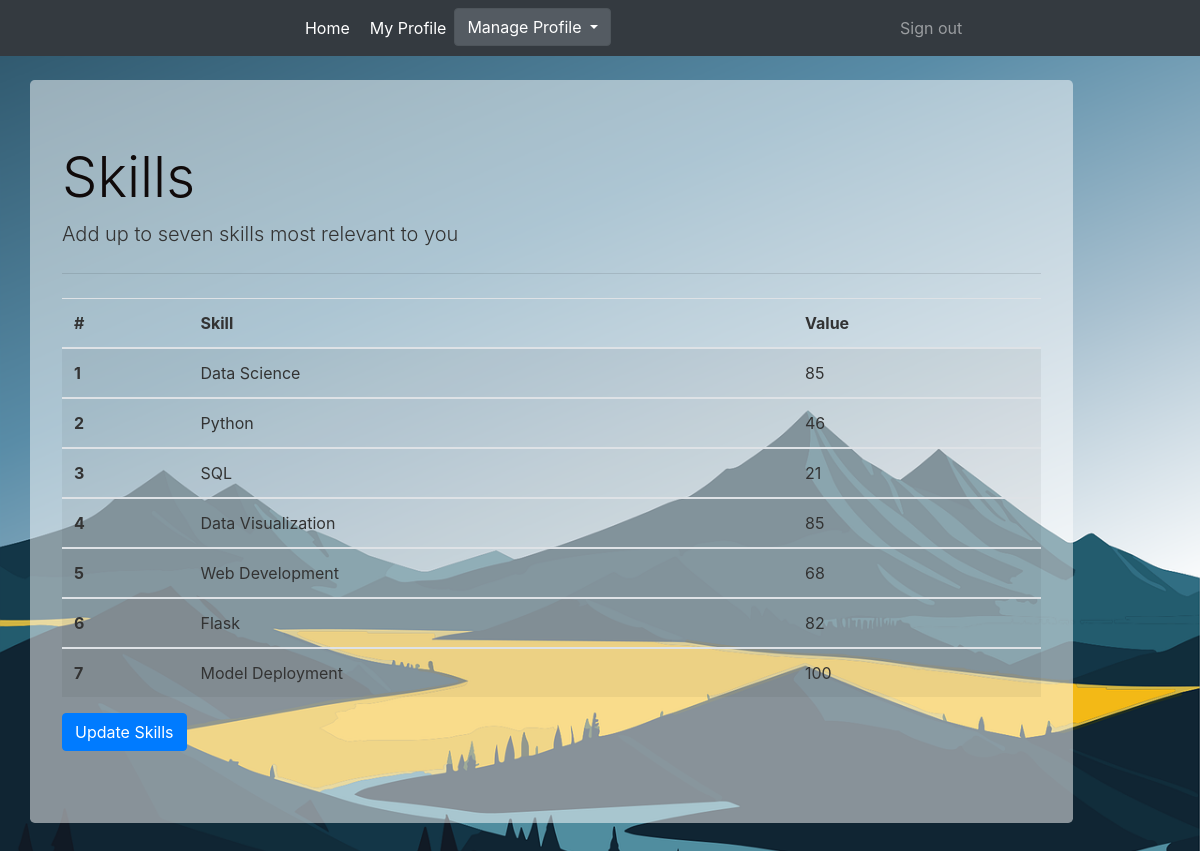
The app's page /skills (signed in) with its own data.
### Portfolio/models.py (models this page shows, shortened)
class Skills(db.Model):
    id = db.Column(db.Integer,primary_key = True)
    skill_name = db.Column(db.String(50))
    skill_value = db.Column(db.Integer)
    user_id = db.Column(db.Integer,db.ForeignKey('user.id'),nullable = False)

### Portfolio/routes.py (the view)
@app.route("/skills",methods=['GET','POST'])
def skills():
    user_skills = Skills.query.filter_by(user_id=current_user.id).all()
    return render_template('skills.html',user_skills=user_skills)

### Portfolio/models.py (called while the page is built)
@login_manager.user_loader
def load_user(user_id):
    return User.query.get(int(user_id))

### Portfolio/templates/skills.html
{% extends 'layouts_profile.html' %}
{% block content %}
<div class="jumbotron">
    <h1 class="display-4">Skills</h1>
    <p class="lead">Add up to seven skills most relevant to you</p>
    <hr class="my-4">
    <table class="table table-striped">
        <thead>
            <tr>
              <th scope="col">#</th>
              <th scope="col">Skill </th>
              <th scope="col">Value</th>
            </tr>
          </thead>
        {% for skill in user_skills %}
            <tbody>
            <tr>
                <th scope="row">{{ loop.index }}</th>
                <td>{{ skill.skill_name }}</td>
                <td>{{ skill.skill_value }}</td>
            </tr>
            </tbody>
        {% endfor %}
      </table>
    <a href='{{ url_for("add_skill") }}'>
        <button class="btn btn-primary mb-2">
            Update Skills
        </button>
    </a>
  </div>
{% endblock content %}

### Portfolio/static/main.css (style rules this page uses)
body { background: #6e869399; background-image : url('background.png'); background-size: cover; background-repeat: no-repeat; color: #333333; }
h1, h2, h3, h4, h5, h6 { color: #100a0a; }
.jumbotron { background-color: rgba(255, 255, 255, 0.5); }

### records on screen
Skills: skill_name "Data Science", skill_value "85"
Skills: skill_name "Python", skill_value "46"
Skills: skill_name "SQL", skill_value "21"
Skills: skill_name "Data Visualization", skill_value "85"
Skills: skill_name "Web Development", skill_value "68"
Skills: skill_name "Flask", skill_value "82"
Skills: skill_name "Model Deployment", skill_value "100"
